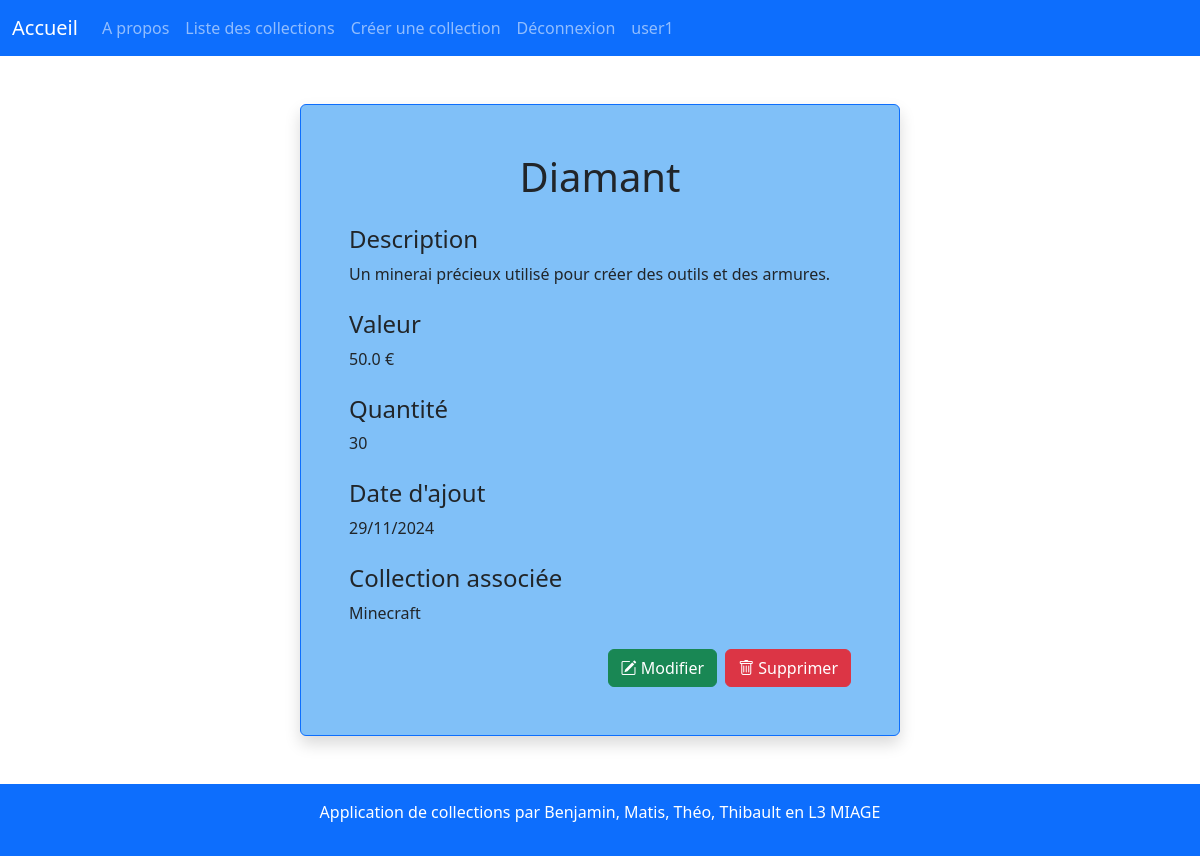
The page /element/1/ (signed in) on the database its author committed.
### collec_management/models.py (models this page shows, shortened)
class Element(models.Model):
    title = models.CharField(max_length=50,null=False)
    description = models.TextField(null=False)
    value = models.FloatField(null=False)
    quantity = models.IntegerField(null=False)
    date = models.DateTimeField(auto_now_add=True,null=False)
    collec = models.ForeignKey(Collec,on_delete=models.CASCADE, related_name='elements')
    user = models.ForeignKey(User,on_delete=models.CASCADE, related_name='elements', null=True)

class Collec(models.Model):
    title = models.CharField(max_length=100,null=False)
    description = models.TextField(null=False)
    date = models.DateTimeField(auto_now_add=True,null=False)
    user = models.ForeignKey(User,on_delete=models.CASCADE, related_name='collections', null=True)

### collec_management/views.py (the view)
# urls.py: path('element/<int:element_id>/', views.element, name="element_detail"),
def element(request, element_id):
    element = get_object_or_404(Element, pk=element_id)
    if element.user != request.user:
        raise Http404("Vous n'avez pas accès à cet élément")
    return render(request, "element_detail.html", {"element": element})

### collec_management/templates/element_detail.html (shortened to what this page needs)
{% extends 'base.html' %}
{% block bootstrap5_content %}
<div class="container my-5 d-flex justify-content-center">
    <div class="p-5 border border-primary rounded shadow" style="background-color: #80c0f8; max-width: 600px; width: 100%;">
        <h1 class="text-center mb-4">{{ element.title }}</h1>
        <div class="mb-4">
            <h4>Description</h4>
            <p class="text-dark">{{ element.description }}</p>
        </div>
        <div class="mb-4">
            <h4>Valeur</h4>
            <p class="text-dark">{{ element.value }} €</p>
        </div>
        <div class="mb-4">
            <h4>Quantité</h4>
            <p class="text-dark">{{ element.quantity }}</p>
        </div>
        <div class="mb-4">
            <h4>Date d'ajout</h4>
            <p class="text-dark">{{ element.date | date:"j/m/Y" }}</p>
        </div>
        <div class="mb-4">
            <h4>Collection associée</h4>
            <p class="text-dark">{{ element.collec.title }}</p>
        </div>
        <div class="d-flex justify-content-end">
            <a href="{% url 'element_edit' element.id %}" class="btn btn-success me-2">
                <i class="bi bi-pencil-square"></i> Modifier
            </a>
            <a href="{% url 'element_del' element.id %}" class="btn btn-danger">
                <i class="bi bi-trash"></i> Supprimer
            </a>
        </div>
    </div>
</div>
{% endblock %}

### collec_management/templates/menu.html (shortened to what this page needs)
    <nav class="navbar navbar-expand-lg navbar-dark bg-primary">
        <div class="container-fluid">
            <a class="navbar-brand" href="{% url 'home' %}">Accueil</a>
            <div class="collapse navbar-collapse" id="navbarNav">
                <ul class="navbar-nav me-auto mb-2 mb-lg-0">
                    <li class="nav-item">
                        <a class="nav-link" href="{% url 'about' %}">A propos</a>
                    </li>
                    <li class="nav-item">
                        <a class="nav-link" href="{% url 'collec_list' %}">Liste des collections</a>
                    </li>
                    <li class="nav-item">
                        <a class="nav-link" href="{% url 'collec_new' %}">Créer une collection</a>
                    </li>
                    {% if user.is_authenticated %}
                        <li class="nav-item">
                            <a class="nav-link" href="{% url 'logout' %}">Déconnexion</a>
                        </li>
                        <li class="nav-item">
                            <a class="nav-link">{{user.username}}</a>
                        </li>
                    {% endif %}
                </ul>
            </div>
        </div>
    </nav>

### rows shown on the page
Element: title "Diamant", description "Un minerai précieux utilisé pour créer des outils et des armures.", value "50.0", quantity "30", date "29/11/2024", collec "Minecraft"

### other values the page prints
{{ user.username }} "user1"
